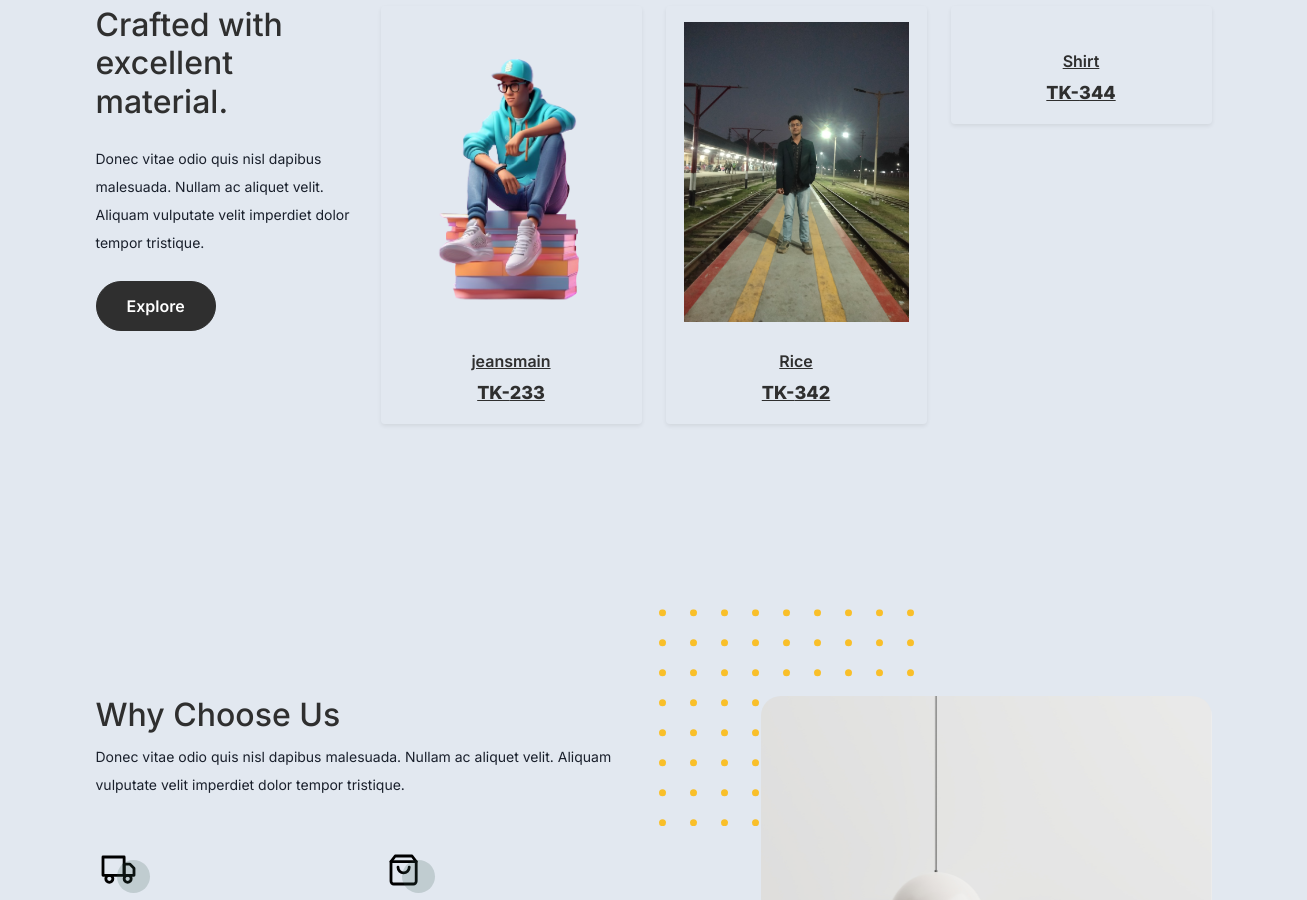
Before: / (middle part) with the older database file.
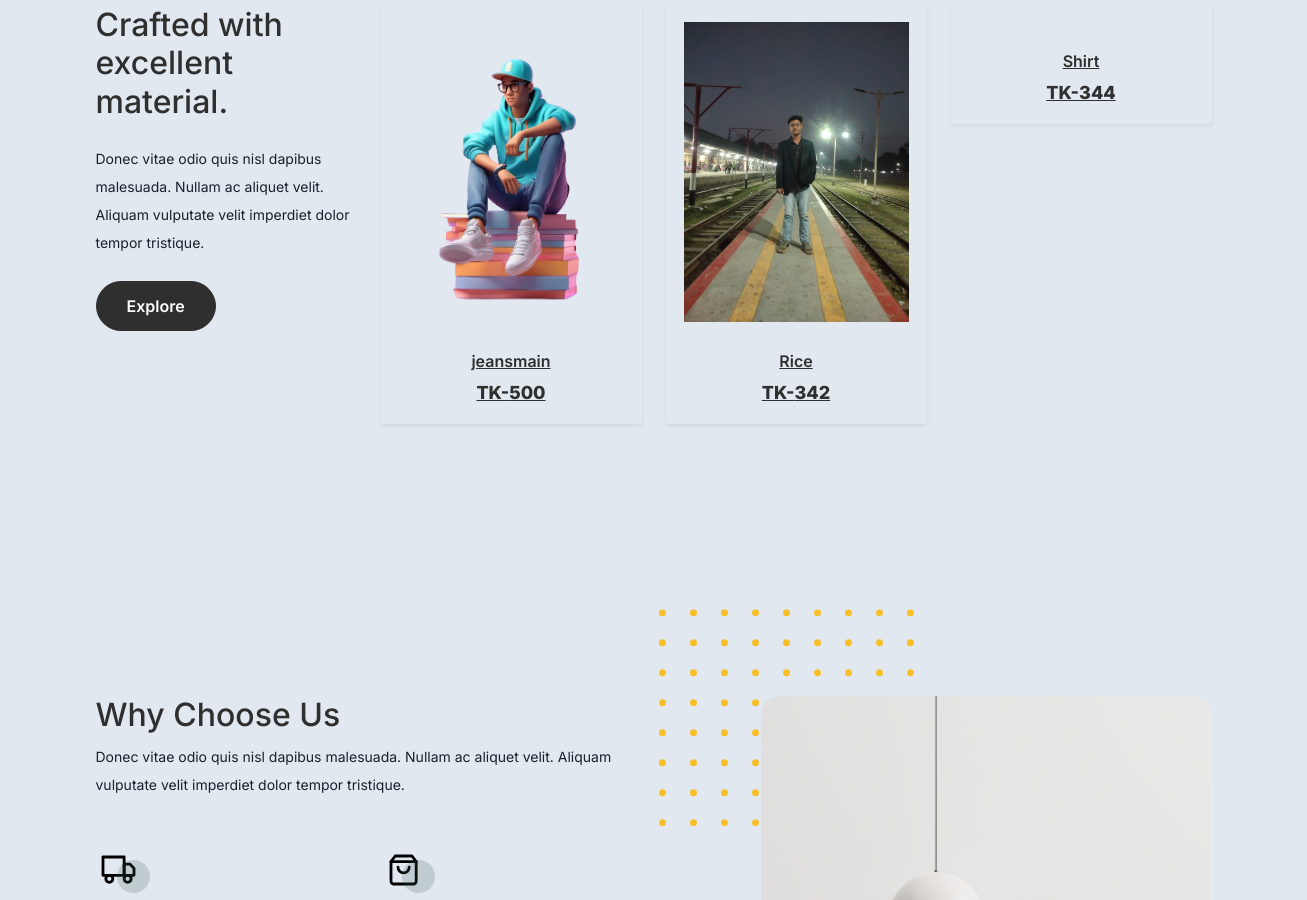
After: the same page with the newer database file.
### product/models.py (models this page shows, shortened)
class Products(BaseModel):
    product_name = models.CharField(max_length=100)
    product_category = models.ForeignKey(Category, on_delete=models.CASCADE, related_name='products')
    product_price = models.IntegerField()
    product_description = models.TextField()
    slug = models.SlugField(unique=True, null=True, blank=True)
    color_variant = models.ManyToManyField(ColorVariants, blank=True)
    size_variant = models.ManyToManyField(SizeVariants, blank=True)
    product_manual_discount = models.IntegerField(default=0, blank=True, null=True)
    discount_price = models.IntegerField(null=True, blank=True)

class ProductImage(BaseModel):
    product = models.ForeignKey(Products, on_delete=models.CASCADE, related_name='product_images')
    images = models.ImageField(upload_to='Products')

### home/views.py (the view)
# urls.py: path('', include('home.urls')),
def home(request):
    products = Products.objects.all().order_by('-create_at')[:3]  # Retrieve the last three products based on their creation timestamps
    page = 'Home | Django'
    context = {
        'page': page,
        'products': products
    }
    return render(request, 'home/home.html', context)

### templates/home/home.html (shortened to what this page needs)
{% extends "base/base.html" %}
{% load static %}
{% block start %}
<div class="product-section">
    <div class="container">
        <div class="row">
            <div class="col-md-12 col-lg-3 mb-5 mb-lg-0">
                <h2 class="mb-4 section-title">Crafted with excellent material.</h2>
                <p class="mb-4">Donec vitae odio quis nisl dapibus malesuada. Nullam ac aliquet velit. Aliquam vulputate velit imperdiet dolor tempor tristique. </p>
                <p><a href="#" class="btn">Explore</a></p>
            </div>
            {% for product in products %}
            <div class=" col-12 h-50 col-md-4 col-lg-3 mb-5 mb-md-0">
                <div class="shadow-sm p-3 mb-5 rounded product-item">
                    <div class="overflow-hidden">
                        <a href="{% url 'detail' product.slug %}">
                            <img style="max-height: 300px;" src="/media/{{ product.product_images.first.images }}" class="img-fluid product-thumbnail bg-removal" alt="{{ product.name }}">
                            <h3 class="product-title">{{ product.product_name }}</h3>
                            <strong class="product-price">TK-{{ product.product_price }}</strong>
                        </a>
                    </div>
                </div>
            </div>
            {% endfor %}
        </div>
    </div>
</div>
<div class="why-choose-section">
    <div class="container">
        <div class="row justify-content-between">
            <div class="col-lg-6">
                <h2 class="section-title">Why Choose Us</h2>
                <p>Donec vitae odio quis nisl dapibus malesuada. Nullam ac aliquet velit. Aliquam vulputate velit imperdiet dolor tempor tristique.</p>
                <div class="row my-5">
                    <div class="col-6 col-md-6">
                        <div class="feature">
                            <div class="icon">
                                <img src="{% static 'images/truck.svg' %}" alt="Image" class="img-fluid">
                            </div>
                        </div>
                    </div>
                    <div class="col-6 col-md-6">
                        <div class="feature">
                            <div class="icon">
                                <img src="{% static 'images/bag.svg' %}" alt="Image" class="img-fluid">
                            </div>
                        </div>
                    </div>
                </div>
            </div>
            <div class="col-lg-5">
                <div class="img-wrap">
                    <img src="{% static 'images/why-choose-us-img.jpg' %}" alt="Image" class="img-fluid">
                </div>
            </div>
        </div>
    </div>
</div>
{% endblock %}

Changed rows visible on the page:
changed Products "jeansmain": product_price "233" → "500"
